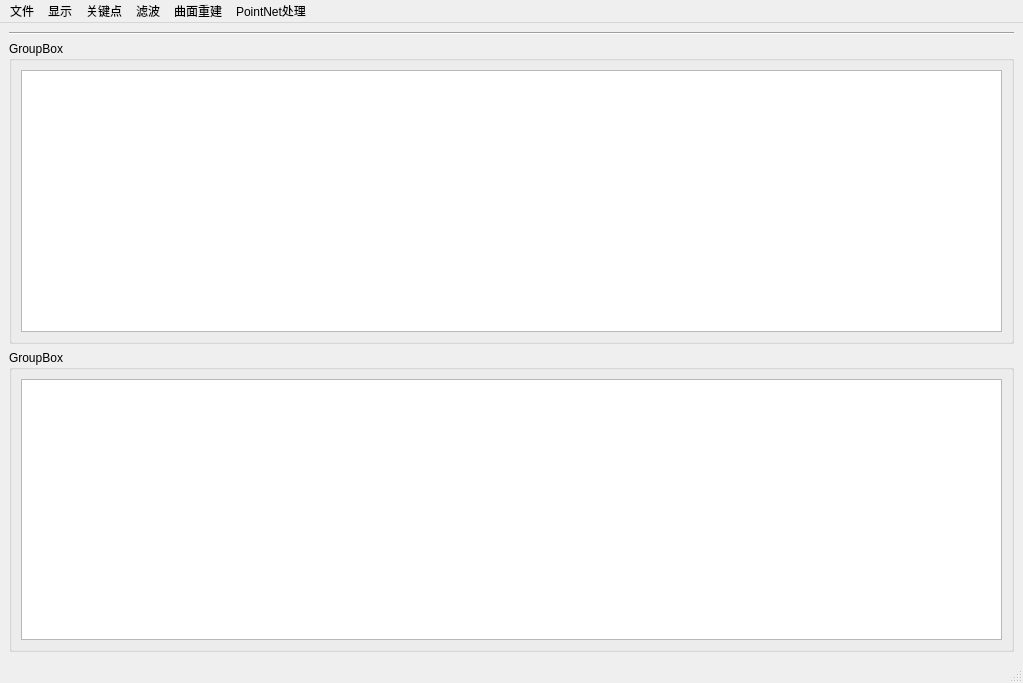
<?xml version="1.0" encoding="UTF-8"?>
<ui version="4.0">
 <class>MainWindow</class>
 <widget class="QMainWindow" name="MainWindow">
  <property name="geometry">
   <rect>
    <x>0</x>
    <y>0</y>
    <width>1023</width>
    <height>683</height>
   </rect>
  </property>
  <property name="windowTitle">
   <string>MainWindow</string>
  </property>
  <widget class="QWidget" name="centralwidget">
   <layout class="QGridLayout" name="gridLayout">
    <item row="1" column="0">
     <layout class="QHBoxLayout" name="horizontalLayout" stretch="2,8">
      <item>
       <layout class="QGridLayout" name="gridLayout_2">
        <item row="2" column="0">
         <widget class="QGroupBox" name="groupBox">
          <property name="title">
           <string>GroupBox</string>
          </property>
          <layout class="QGridLayout" name="gridLayout_4">
           <item row="0" column="0">
            <widget class="QTextBrowser" name="textBrowser_2"/>
           </item>
          </layout>
         </widget>
        </item>
        <item row="0" column="0">
         <widget class="QGroupBox" name="groupBox_2">
          <property name="title">
           <string>GroupBox</string>
          </property>
          <layout class="QGridLayout" name="gridLayout_3">
           <item row="0" column="0">
            <widget class="QTextBrowser" name="textBrowser"/>
           </item>
          </layout>
         </widget>
        </item>
       </layout>
      </item>
      <item>
       <layout class="QGridLayout" name="grid_display">
        <property name="sizeConstraint">
         <enum>QLayout::SetDefaultConstraint</enum>
        </property>
       </layout>
      </item>
     </layout>
    </item>
    <item row="0" column="0">
     <widget class="Line" name="line">
      <property name="orientation">
       <enum>Qt::Horizontal</enum>
      </property>
     </widget>
    </item>
   </layout>
  </widget>
  <widget class="QMenuBar" name="menubar">
   <property name="geometry">
    <rect>
     <x>0</x>
     <y>0</y>
     <width>1023</width>
     <height>22</height>
    </rect>
   </property>
   <widget class="QMenu" name="menu">
    <property name="title">
     <string>文件</string>
    </property>
    <addaction name="action"/>
    <addaction name="action_2"/>
    <addaction name="action_3"/>
   </widget>
   <widget class="QMenu" name="menu_2">
    <property name="title">
     <string>显示</string>
    </property>
    <addaction name="action_4"/>
    <addaction name="action_7"/>
    <addaction name="action_5"/>
    <addaction name="action_6"/>
   </widget>
   <widget class="QMenu" name="menu_3">
    <property name="title">
     <string>滤波</string>
    </property>
    <addaction name="actionVoxel"/>
    <addaction name="action_10"/>
    <addaction name="action_8"/>
    <addaction name="action_9"/>
   </widget>
   <widget class="QMenu" name="menu_4">
    <property name="title">
     <string>关键点</string>
    </property>
    <addaction name="actionISS"/>
    <addaction name="actionSIFT"/>
    <addaction name="actionHarris"/>
   </widget>
   <widget class="QMenu" name="menu_5">
    <property name="title">
     <string>曲面重建</string>
    </property>
    <addaction name="actionPoission"/>
    <addaction name="action_11"/>
    <addaction name="actionAlpha_Shape"/>
    <addaction name="actionMarching_Cubes"/>
   </widget>
   <widget class="QMenu" name="menuPointNet">
    <property name="title">
     <string>PointNet处理</string>
    </property>
   </widget>
   <addaction name="menu"/>
   <addaction name="menu_2"/>
   <addaction name="menu_4"/>
   <addaction name="menu_3"/>
   <addaction name="menu_5"/>
   <addaction name="menuPointNet"/>
  </widget>
  <widget class="QStatusBar" name="statusbar"/>
  <action name="action">
   <property name="text">
    <string>选取点云文件</string>
   </property>
  </action>
  <action name="action_2">
   <property name="text">
    <string>保存点云文件</string>
   </property>
  </action>
  <action name="action_3">
   <property name="text">
    <string>退出程序</string>
   </property>
  </action>
  <action name="action_4">
   <property name="text">
    <string>背景设置</string>
   </property>
  </action>
  <action name="action_5">
   <property name="text">
    <string>颜色设置</string>
   </property>
  </action>
  <action name="action_6">
   <property name="text">
    <string>点的大小</string>
   </property>
  </action>
  <action name="action_7">
   <property name="text">
    <string>渲染方向</string>
   </property>
  </action>
  <action name="actionISS">
   <property name="text">
    <string>ISS</string>
   </property>
  </action>
  <action name="actionSIFT">
   <property name="text">
    <string>SIFT</string>
   </property>
  </action>
  <action name="actionHarris">
   <property name="text">
    <string>Harris</string>
   </property>
  </action>
  <action name="actionVoxel">
   <property name="text">
    <string>Voxel滤波</string>
   </property>
  </action>
  <action name="action_8">
   <property name="text">
    <string>统计异常值去除</string>
   </property>
  </action>
  <action name="action_9">
   <property name="text">
    <string>半径异常值去除</string>
   </property>
  </action>
  <action name="action_10">
   <property name="text">
    <string>通道滤波</string>
   </property>
  </action>
  <action name="actionPoission">
   <property name="text">
    <string>泊松重建</string>
   </property>
  </action>
  <action name="action_11">
   <property name="text">
    <string>球模型重建</string>
   </property>
  </action>
  <action name="actionAlpha_Shape">
   <property name="text">
    <string>凸壳重建</string>
   </property>
  </action>
  <action name="actionMarching_Cubes">
   <property name="text">
    <string>体素重建</string>
   </property>
  </action>
 </widget>
 <resources/>
 <connections/>
</ui>
